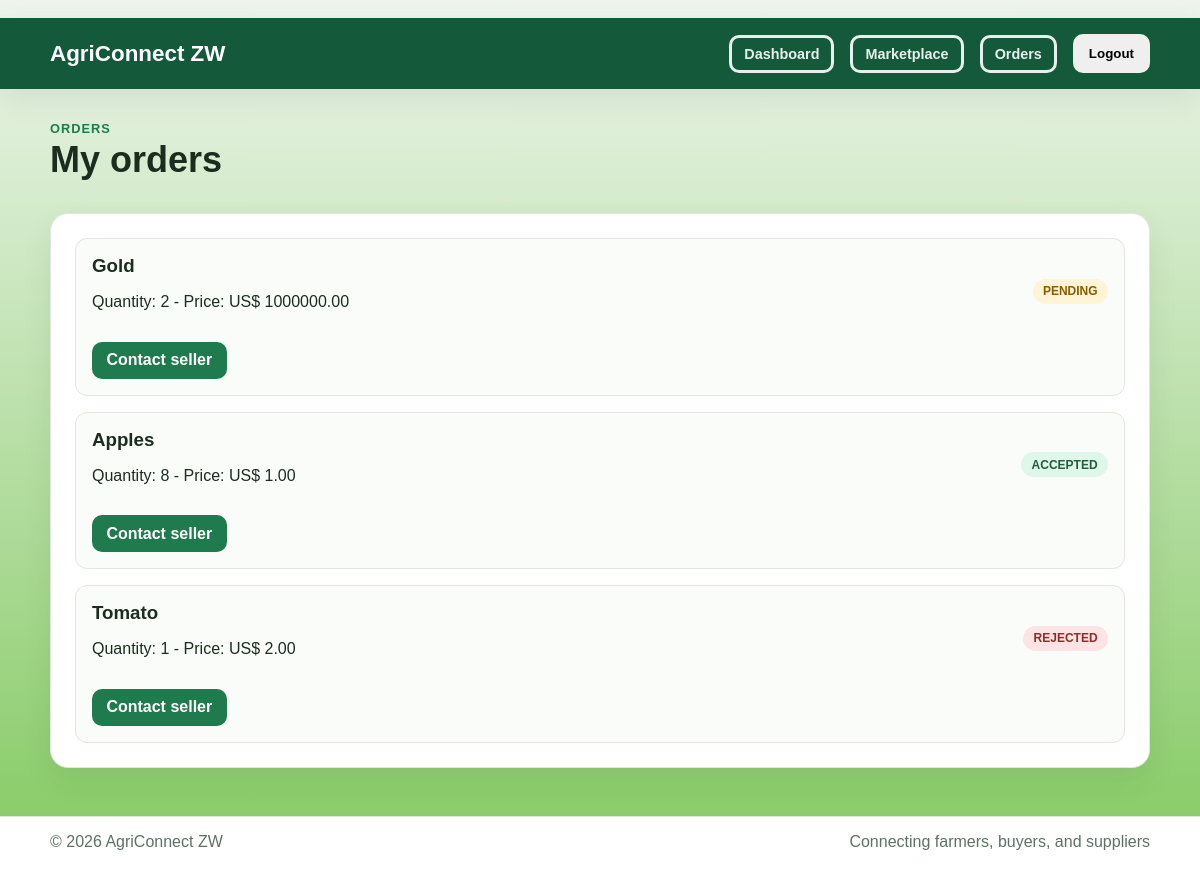
/orders (signed in), run on an earlier commit of the app's database.
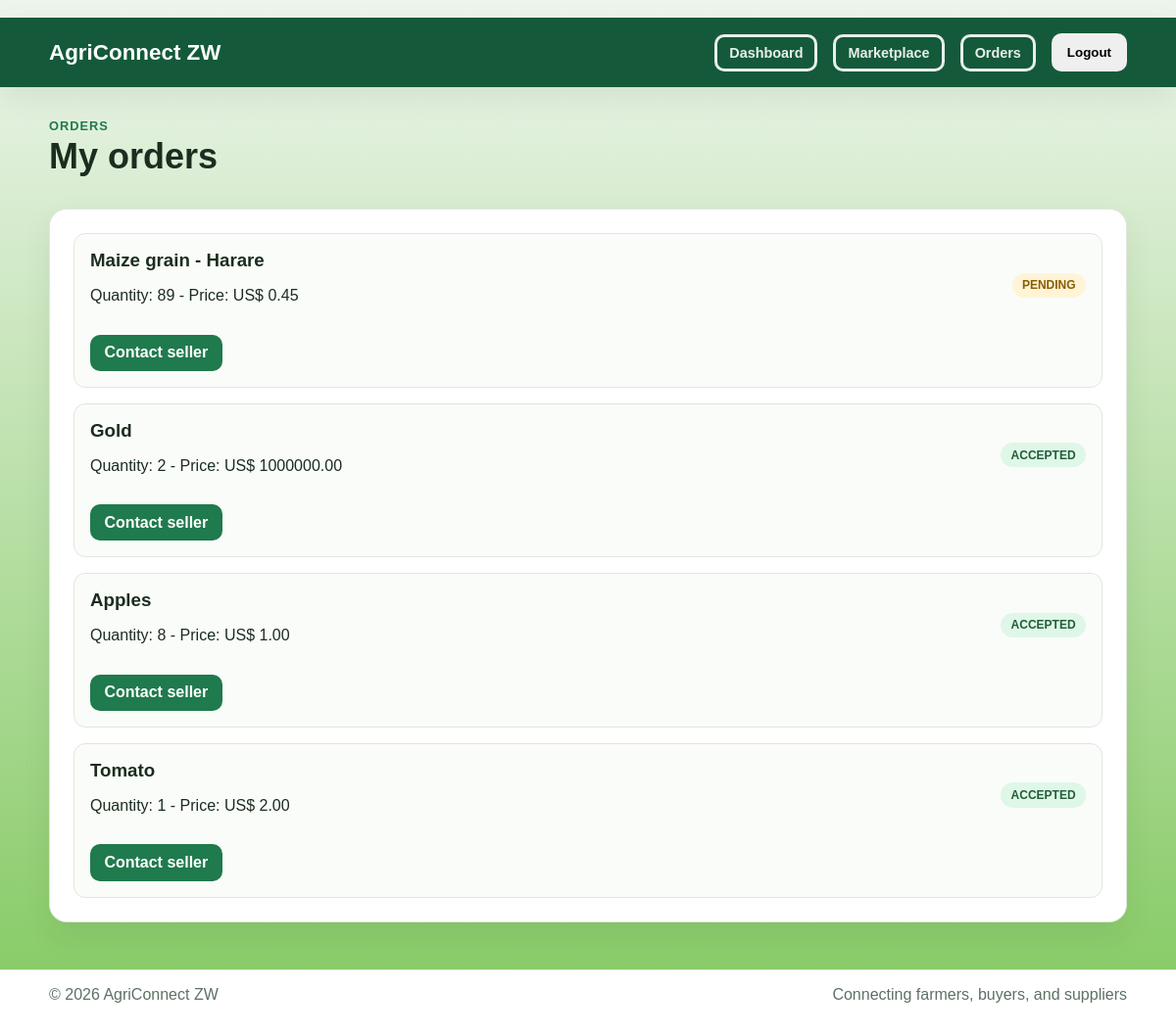
And on a later commit of the database.
### tables this page shows
CREATE TABLE orders (
            id INTEGER PRIMARY KEY AUTOINCREMENT,
            buyer_id INTEGER NOT NULL,
            listing_id INTEGER NOT NULL,
            quantity INTEGER NOT NULL CHECK(quantity > 0),
            note TEXT,
            status TEXT NOT NULL DEFAULT 'pending' CHECK(status IN ('pending','accepted','rejected')),
            created_at TEXT NOT NULL DEFAULT CURRENT_TIMESTAMP,
            FOREIGN KEY (buyer_id) REFERENCES users(id) ON DELETE CASCADE,
            FOREIGN KEY (listing_id) REFERENCES listings(id) ON DELETE CASCADE
        );

CREATE TABLE listings (
            id INTEGER PRIMARY KEY AUTOINCREMENT,
            seller_id INTEGER NOT NULL,
            title TEXT NOT NULL,
            crop TEXT NOT NULL,
            category TEXT NOT NULL,
            description TEXT,
            quantity INTEGER NOT NULL CHECK(quantity >= 0),
            unit TEXT NOT NULL,
            price REAL NOT NULL CHECK(price >= 0),
            location TEXT NOT NULL,
            status TEXT NOT NULL DEFAULT 'active' CHECK(status IN ('active','paused','sold')),
            created_at TEXT NOT NULL DEFAULT CURRENT_TIMESTAMP,
            FOREIGN KEY (seller_id) REFERENCES users(id) ON DELETE CASCADE
        );

### app/routes.py (the view)
    def wrapped(*args, **kwargs):
        if not session.get("user_id"):
            flash("Please log in to continue.", "warning")
            return redirect(url_for("main.login"))
        return view(*args, **kwargs)

### app/models.py (called while the page is built)
def get_database_path():
    if has_app_context():
        return current_app.config["DATABASE"]
    return os.environ.get(
        "AGRICONNECT_DB",
        os.path.join(os.path.dirname(os.path.dirname(__file__)), "agriconnect.db"),
    )

def get_db():
    if "db" not in g:
        conn = sqlite3.connect(get_database_path())
        conn.row_factory = sqlite3.Row
        conn.execute("PRAGMA foreign_keys = ON")
        g.db = conn
    return g.db

### app/routes.py (called while the page is built)
def current_user():
    user_id = session.get("user_id")
    if not user_id:
        return None
    row = get_db().execute("SELECT * FROM users WHERE id = ?", (user_id,)).fetchone()
    return dict(row) if row else None

def login_required(view):
    def wrapped(*args, **kwargs):
        if not session.get("user_id"):
            flash("Please log in to continue.", "warning")
            return redirect(url_for("main.login"))
        return view(*args, **kwargs)
    wrapped.__name__ = view.__name__
    return wrapped

@main.context_processor
def inject_user():
    return {"current_user": current_user(), "app_name": "AgriConnect ZW"}

### app/templates/orders.html (shortened to what this page needs)
﻿{% extends 'base.html' %}
{% block content %}
<section class="page-header">
  <div>
    <p class="eyebrow">Orders</p>
    <h1>{% if order_type == 'incoming' %}Incoming requests{% else %}My orders{% endif %}</h1>
  </div>
</section>
<div class="panel">
  {% if orders %}
    <div class="order-table">
      {% for order in orders %}
        <article class="order-item">
          <div class="order-head">
            <div>
              <h3>{{ order.title }}</h3>
              <p>Quantity: {{ order.quantity }} - Price: US$ {{ '%.2f'|format(order.price) }}</p>
            </div>
            <span class="status-badge status-{{ order.status }}">{{ order.status|title }}</span>
          </div>
          <details class="order-contact">
            <summary class="contact-button">Contact {{ contact_label }}</summary>
          </details>
        </article>
      {% endfor %}
    </div>
  {% else %}
    <p class="empty-state">No orders yet.</p>
  {% endif %}
</div>
{% endblock %}

### app/templates/base.html (shortened to what this page needs)
<!DOCTYPE html>
<html lang="en">
  <head>
    <link rel="stylesheet" href="{{ url_for('static', filename='css/style.css') }}" />
  </head>
  <body class="{% if current_user and current_user.role == 'admin' %}admin-theme{% endif %}">
    <nav class="navbar">
      <div class="container nav-inner">
        <a href="{{ (url_for('main.admin_console') if current_user.role == 'admin' else url_for('main.dashboard')) if current_user else url_for('main.login') }}" class="brand">AgriConnect ZW</a>
        <div class="nav-links">
          {% if current_user %}
            {% if current_user.role == 'admin' %}
              <a href="{{ url_for('main.admin_console') }}">Data console</a>
              <a href="{{ url_for('main.marketplace') }}">Marketplace</a>
            {% else %}
              <a href="{{ url_for('main.dashboard') }}">Dashboard</a>
              <a href="{{ url_for('main.marketplace') }}">Marketplace</a>
              <a href="{{ url_for('main.orders_page') }}">Orders</a>
            {% endif %}
            <form method="POST" action="{{ url_for('main.logout') }}" class="logout-form">
              <button type="submit" class="nav-button">Logout</button>
            </form>
          {% else %}
            <a href="{{ url_for('main.login') }}">Login</a>
            <a href="{{ url_for('main.register') }}">Register</a>
          {% endif %}
        </div>
      </div>
    </nav>
    <main class="container main-content">
      {% block content %}{% endblock %}
    </main>
    <footer class="footer">
      <div class="container footer-inner">
        <span>© <span id="year"></span> AgriConnect ZW</span>
        <span>Connecting farmers, buyers, and suppliers</span>
      </div>
    </footer>
  </body>
</html>

### app/static/css/style.css (style rules this page uses)
:root { --bg: #f3f7f0; --card: #ffffff; --primary: #1f7a4d; --primary-dark: #145a3a; --accent: #dfeecf; --text: #1b2d1f; --muted: #5d7164; --border: #dfe8dd; --warning: #fff4d6; --danger: #c74b3e; --success: #dff7e8; --shadow: 0 12px 30px rgba(18, 47, 30, 0.08); }
* { box-sizing: border-box; }
body { margin: 0; font-family: Arial, Helvetica, sans-serif; background: linear-gradient(180deg, #edf5ec 0%, #83c960 100%); color: var(--text); }
a { color: var(--primary); text-decoration: none; font-family: Arial, Helvetica, sans-serif; text-decoration-thickness: 1.5px; text-underline-offset: 0.25em; }
.container { width: min(1100px, calc(100% - 2rem)); margin: 0 auto; }
.navbar { background: var(--primary-dark); color: #fff; padding: 1rem 0; box-shadow: var(--shadow); }
.nav-inner { display: flex; justify-content: space-between; align-items: center; gap: 1rem; }
.brand { color: #fff; font-size: 1.4rem; font-weight: 700; }
.nav-links { display: flex; align-items: center; gap: 1rem; flex-wrap: wrap; }
.logout-form { margin: 0; }
.nav-links a { color: rgba(255, 255, 255, 0.9); font-weight: 700; padding: 0.5rem 0.75rem; font-size: 0.9rem; font-family: Arial, Helvetica, sans-serif; border-radius: 10px; transition: 0.2s ease-in-out; border: 3px solid ; }
.nav-button, .primary-button, .secondary-button, .danger-button { border: 0; border-radius: 10px; padding: 0.75rem 1rem; cursor: pointer; font-weight: 700; transition: 0.2s ease-in-out; display: inline-flex; align-items: center; justify-content: center; }
.main-content { padding: 2rem 0 3rem; }
.page-header { display: flex; justify-content: space-between; align-items: center; gap: 1rem; margin-bottom: 2rem; }
.page-header h1, .auth-card h1 { margin: 0.2rem 0 0 0; font-size: clamp(2rem, 3vw, 2.8rem); }
.eyebrow { margin: 0; color: var(--primary); font-size: 0.8rem; letter-spacing: 0.08em; text-transform: uppercase; font-weight: 700; }
.stat-card, .card, .panel, .auth-card { background: var(--card); border: 1px solid var(--border); border-radius: 18px; box-shadow: var(--shadow); }
.panel { padding: 1.5rem; }
.listing-list, .market-grid, .order-table { display: grid; gap: 1rem; }
.listing-item, .order-item { border: 1px solid var(--border); border-radius: 12px; padding: 1rem; background: #fafcf9; }
.listing-item h3, .order-item h3, .card h3 { margin: 0 0 0.4rem; }
.status-badge { display: inline-flex; align-items: center; padding: 0.35rem 0.65rem; border-radius: 999px; font-size: 0.75rem; font-weight: 700; text-transform: uppercase; }
.status-pending { background: #fff4d6; color: #8a5c00; }
.status-accepted { background: #dff7e8; color: #235d39; }
.order-head { display: flex; justify-content: space-between; gap: 1rem; align-items: center; }
.footer { border-top: 1px solid var(--border); background: #fff; color: var(--muted); padding: 1rem 0 2rem; }
.footer-inner { display: flex; justify-content: space-between; gap: 1rem; flex-wrap: wrap; }
.order-contact { margin-top: 0.9rem; }
.contact-button { display: inline-flex; align-items: center; justify-content: center; width: fit-content; border: 0; border-radius: 10px; padding: 0.6rem 0.9rem; background: var(--primary); color: #fff; cursor: pointer; font-weight: 700; list-style: none; }

What changed in the data, as far as the page shows it:
added orders: title "Maize grain - Harare", quantity "89", status "PENDING", contact_label "seller"
added listings: price "0.45"
changed orders "Gold": status "PENDING" → "ACCEPTED"
changed orders "Tomato": status "REJECTED" → "ACCEPTED"
